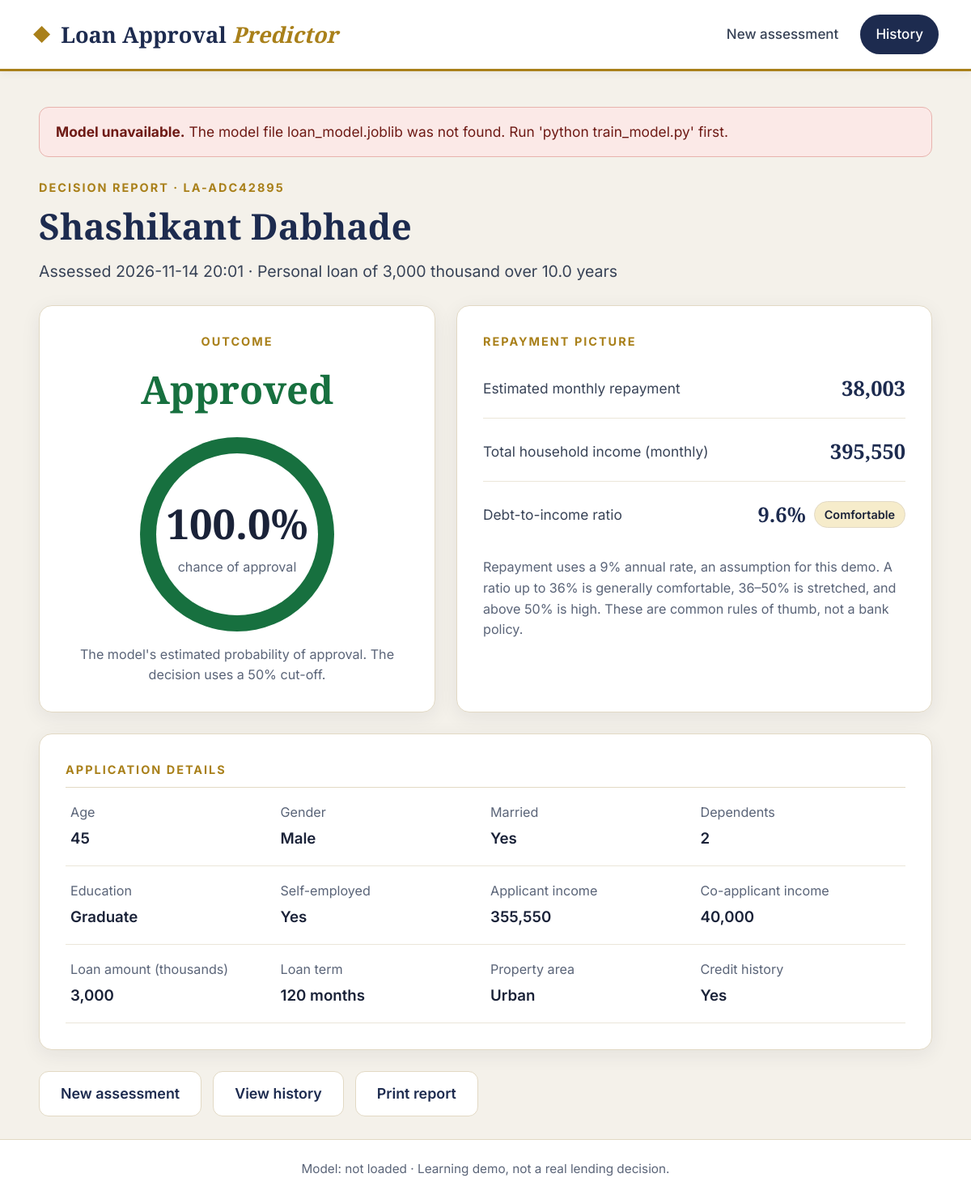
/result/LA-ADC42895, run on the app's committed database.
### tables this page shows
CREATE TABLE applications (
                    id            INTEGER PRIMARY KEY AUTOINCREMENT,
                    reference     TEXT UNIQUE NOT NULL,
                    applicant_name TEXT NOT NULL,
                    age           INTEGER,
                    loan_purpose  TEXT,
                    loan_amount   REAL,
                    decision      TEXT NOT NULL,
                    probability   REAL NOT NULL,
                    model_name    TEXT,
                    created_at    TEXT NOT NULL,
                    inputs_json   TEXT NOT NULL,
                    derived_json  TEXT NOT NULL
                );

### app.py (the view)
@app.route("/result/<reference>")
def result(reference):
    record = database.get_application(reference)
    if record is None:
        abort(404)
    dti = record["derived"]["DTI"]
    return render_template("result.html", r=record, debt_band=debt_band(dti))

### app.py (called while the page is built)
def debt_band(dti):
    if dti is None or pd.isna(dti):
        return "Not available"
    if dti <= 0.36:
        return "Comfortable"
    if dti <= 0.50:
        return "Stretched"
    return "High"

@app.context_processor
def inject_globals():
    footer = f"Model: {MODEL_NAME}"
    if DATASET_LABEL:
        footer += f"  ·  {DATASET_LABEL}"
    footer += "  ·  Learning demo, not a real lending decision."
    return {"footer_note": footer, "model_error": MODEL_ERROR}

@app.template_filter("money")
def money(value):
    return f"{value:,.0f}"

### database.py (called while the page is built)
def _connect():
    conn = sqlite3.connect(DB_PATH)
    conn.row_factory = sqlite3.Row
    return conn

def _row_to_dict(row):
    record = dict(row)
    record["inputs"] = json.loads(record.pop("inputs_json"))
    record["derived"] = json.loads(record.pop("derived_json"))
    return record

def get_application(reference):
    with closing(_connect()) as conn:
        row = conn.execute("SELECT * FROM applications WHERE reference = ?",
                           (reference,)).fetchone()
    return _row_to_dict(row) if row else None

### templates/result.html (shortened to what this page needs)
{% extends "base.html" %}
{% block content %}
{% set approved = r.decision == "Approved" %}
<section class="hero hero-compact">
  <p class="eyebrow">Decision report · {{ r.reference }}</p>
  <h1>{{ r.applicant_name }}</h1>
  <p class="lead">Assessed {{ r.created_at }} · {{ r.loan_purpose }} loan of {{ r.loan_amount | money }} thousand over {{ (r.inputs.Loan_Amount_Term / 12) | round(1) }} years</p>
</section>
<div class="report">
  <article class="card decision {{ 'is-approved' if approved else 'is-declined' }}">
    <p class="eyebrow">Outcome</p>
    <p class="verdict">{{ 'Approved' if approved else 'Not approved' }}</p>
    <div class="gauge" style="--p: {{ r.probability }};">
      <div class="gauge-inner">
        <span class="gauge-value">{{ r.probability }}%</span>
        <span class="gauge-label">chance of approval</span>
      </div>
    </div>
    <p class="fine">The model's estimated probability of approval. The decision uses a 50% cut-off.</p>
  </article>
  <article class="card metrics">
    <p class="eyebrow">Repayment picture</p>
    <dl>
      <div><dt>Estimated monthly repayment</dt><dd>{{ r.derived.EMI | money }}</dd></div>
      <div><dt>Total household income (monthly)</dt><dd>{{ r.derived.TotalIncome | money }}</dd></div>
      <div><dt>Debt-to-income ratio</dt><dd>{{ (r.derived.DTI * 100) | round(1) }}% <span class="pill">{{ debt_band }}</span></dd></div>
    </dl>
    <p class="fine">Repayment uses a 9% annual rate, an assumption for this demo. A ratio up to 36% is generally comfortable, 36–50% is stretched, and above 50% is high. These are common rules of thumb, not a bank policy.</p>
  </article>
</div>
<article class="card">
  <p class="eyebrow">Application details</p>
  <div class="detail-grid">
    <div><span>Age</span><strong>{{ r.age }}</strong></div>
    <div><span>Gender</span><strong>{{ r.inputs.Gender }}</strong></div>
    <div><span>Married</span><strong>{{ r.inputs.Married }}</strong></div>
    <div><span>Dependents</span><strong>{{ r.inputs.Dependents }}</strong></div>
    <div><span>Education</span><strong>{{ r.inputs.Education }}</strong></div>
    <div><span>Self-employed</span><strong>{{ r.inputs.Self_Employed }}</strong></div>
    <div><span>Applicant income</span><strong>{{ r.inputs.ApplicantIncome | money }}</strong></div>
    <div><span>Co-applicant income</span><strong>{{ r.inputs.CoapplicantIncome | money }}</strong></div>
    <div><span>Loan amount (thousands)</span><strong>{{ r.inputs.LoanAmount | money }}</strong></div>
    <div><span>Loan term</span><strong>{{ r.inputs.Loan_Amount_Term | int }} months</strong></div>
    <div><span>Property area</span><strong>{{ r.inputs.Property_Area }}</strong></div>
    <div><span>Credit history</span><strong>{{ 'Yes' if r.inputs.Credit_History == 1.0 else 'No' }}</strong></div>
  </div>
</article>
<div class="actions">
  <a class="btn btn-ghost" href="{{ url_for('index') }}">New assessment</a>
  <a class="btn btn-ghost" href="{{ url_for('history') }}">View history</a>
  <button class="btn btn-ghost" type="button" onclick="window.print()">Print report</button>
</div>
{% endblock %}

### templates/base.html (shortened to what this page needs)
<!doctype html>
<html lang="en">
<head>
  <link rel="stylesheet" href="{{ url_for('static', filename='style.css') }}">
</head>
<body>
  <header class="topbar">
    <a class="brand" href="{{ url_for('index') }}">
      <span class="brand-mark">&#9670;</span>
      <span class="brand-text">Loan Approval <em>Predictor</em></span>
    </a>
    <nav class="nav">
      <a href="{{ url_for('index') }}" class="{{ 'active' if request.endpoint == 'index' }}">New assessment</a>
      <a href="{{ url_for('history') }}" class="{{ 'active' if request.endpoint in ('history', 'result') }}">History</a>
    </nav>
  </header>
  <main class="container">
    {% if model_error %}
      <div class="alert alert-error"><strong>Model unavailable.</strong> {{ model_error }}</div>
    {% endif %}
    {% block content %}{% endblock %}
  </main>
  <footer class="footer">{{ footer_note }}</footer>
</body>
</html>

### data on the page
applications: reference "LA-ADC42895", applicant_name "Shashikant Dabhade", created_at "2026-11-14 20:01", loan_purpose "Personal", loan_amount "3,000", decision "Approved", probability "100.0", age "45"

### other printed values
{{ model_error }} "The model file loan_model.joblib was not found. Run 'python train_model.py' first."
{{ (r.inputs.Loan_Amount_Term / 12) | round(1) }} "10.0"
{{ r.derived.EMI | money }} "38,003"
{{ r.derived.TotalIncome | money }} "395,550"
{{ (r.derived.DTI * 100) | round(1) }} "9.6"
{{ debt_band }} "Comfortable"
{{ r.inputs.Gender }} "Male"
{{ r.inputs.Married }} "Yes"
{{ r.inputs.Dependents }} "2"
{{ r.inputs.Education }} "Graduate"
{{ r.inputs.Self_Employed }} "Yes"
{{ r.inputs.ApplicantIncome | money }} "355,550"
{{ r.inputs.CoapplicantIncome | money }} "40,000"
{{ r.inputs.LoanAmount | money }} "3,000"
{{ r.inputs.Loan_Amount_Term | int }} "120"
